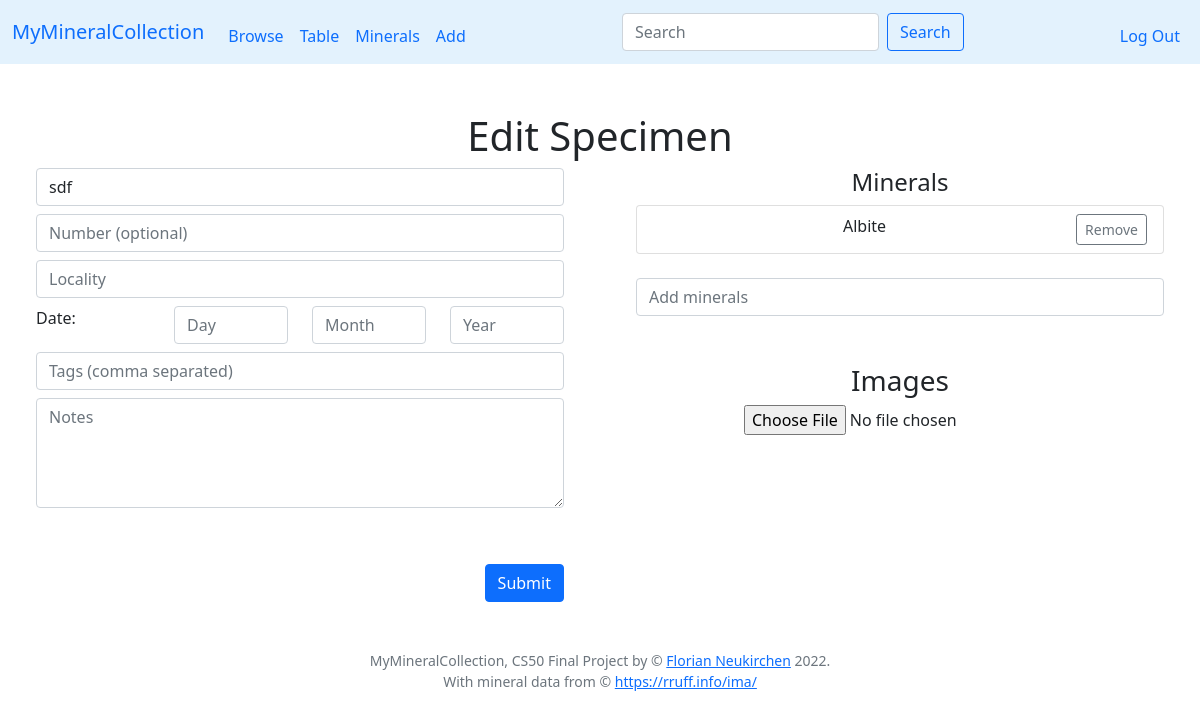
The page /edit?id=24 (signed in) on the database as committed earlier.
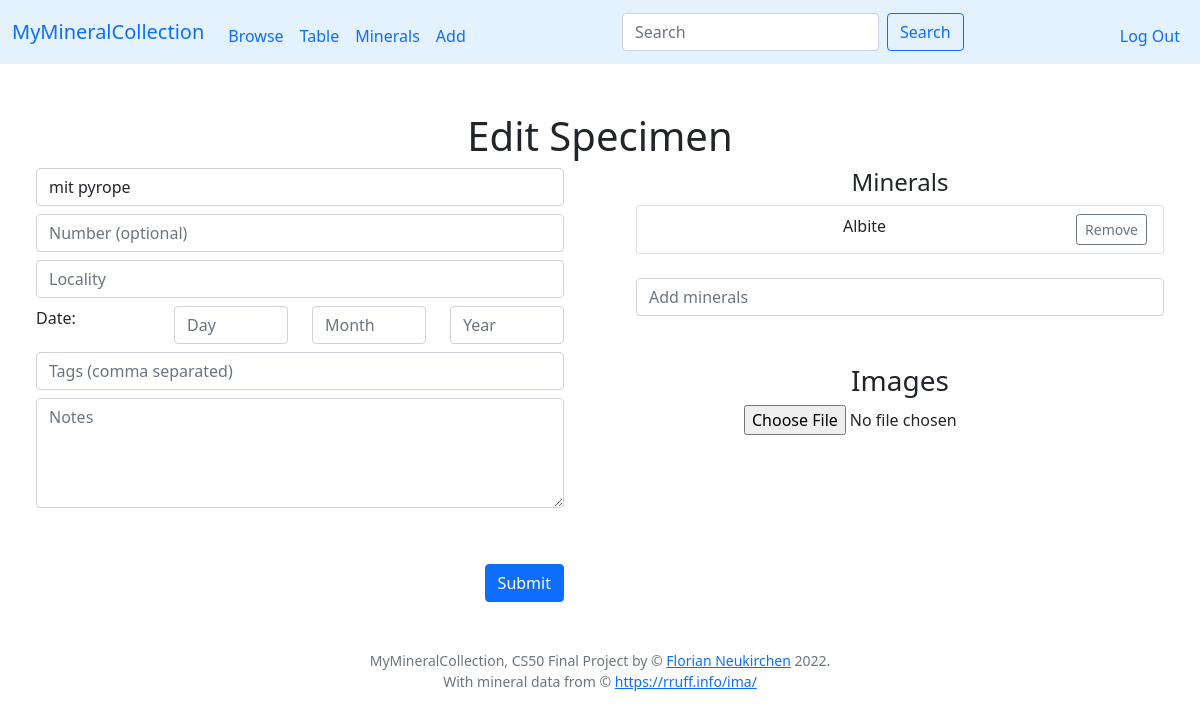
The same page on the database as committed later.
### tables this page shows
CREATE TABLE specimen (id INTEGER PRIMARY KEY AUTOINCREMENT NOT NULL, user_id INTEGER NOT NULL, my_id TEXT, title TEXT, locality TEXT, day INTEGER, month INTEGER, year INTEGER, notes TEXT, thumbnail TEXT);

### app.py (the view)
@app.route("/edit", methods=["GET", "POST"])
@login_required
def editsp():
    if request.method == "POST":
        id = request.form.get("specimen_id")
        title = request.form.get("title")
        number = request.form.get("number")
        locality = request.form.get("locality")
        notes = request.form.get("notes")
        day = request.form.get("day")
        month = request.form.get("month")
        year = request.form.get("year")
        tags = request.form.get("tags").strip(",")
        minerals = request.form.get("minerals").strip(",")
        images = request.form.get("hiddenimages").strip(",")
        thumbnail = None
        try:
            id = int(id)
        except:
            return apology("Invalid ID")
        if not title:
            return apology("Title is required")
        if day in [str(i) for i in range(1, 32)]:
            day = int(day)
        else:
            day = None
        if month in [str(i) for i in range(1, 13)]:
            month = int(month)
        else:
            month = None
        if len(year) == 4 and year.isdigit():
            year = int(year)
        else:
            year = None
        db.execute("UPDATE specimen SET my_id = ?, title = ?, locality = ?, day = ?, month = ?, year = ?, notes = ?, thumbnail = ? WHERE user_id = ? AND id = ?",
                       number, title, locality, day, month, year, notes, thumbnail, session["user_id"], id)
        if minerals:
            minerals = minerals.split(',')
            minerals = set(minerals)
            oldminerals = db.execute("SELECT minerals.name AS name FROM minerals JOIN specmin ON minerals.symbol = specmin.min_symbol WHERE specmin.specimen_id = ?", id)
            oldminerals = [m['name'] for m in oldminerals]
            app.logger.info(str(oldminerals))
            oldminerals = set(oldminerals)
            for min in minerals.difference(oldminerals):
                symbol = db.execute("SELECT symbol FROM minerals WHERE name = ?", min)[0]['symbol']
                db.execute("INSERT INTO specmin (specimen_id, min_symbol) VALUES (?,?)", id, symbol)
            for min in oldminerals.difference(minerals):
                symbol = db.execute("SELECT symbol FROM minerals WHERE name = ?", min)[0]['symbol']
                db.execute("DELETE FROM specmin WHERE specimen_id = ? AND min_symbol = ?", id, symbol)
        if tags:
            tags = tags.split(',')
            for tag in tags:
                tag = re.sub('[^a-zA-Z0-9]', '', tag)
            tags = set(tags)
            oldtags = db.execute("SELECT tags.tag AS tag FROM tags JOIN specimen ON tags.specimen_id = specimen.id WHERE specimen.id = ?", id)
            oldtags = [t['tag'] for t in oldtags]
            oldtags = set(oldtags)
            for tag in tags.difference(oldtags):
                db.execute ("INSERT INTO tags (specimen_id, tag) VALUES (?,?)", id, tag)
            for tag in oldtags.difference(tags):
                db.execute("DELETE FROM tags WHERE specimen_id = ? AND tag = ?", id, tag)
        if images:
            images = images.split(',')
            oldimages = db.execute("SELECT file FROM images JOIN specimen ON images.specimen_id = specimen.id WHERE specimen.id = ?", id)
            oldimages = [img['file'] for img in oldimages]
            images = set(images)
            oldimages = set(oldimages)
            for img in images.difference(oldimages):
                if os.path.exists(os.path.join(app.config['UPLOAD_FOLDER'], str(session["user_id"]), img)):
                    db.execute ("INSERT INTO images (specimen_id, file) VALUES (?,?)", id, img)
                else:
                    app.logger.info('file does not exists ' + img)
            for img in oldimages.difference(images):
                foldername = os.path.join(app.config['UPLOAD_FOLDER'], str(session["user_id"]))
                thumbfoldername = os.path.join(app.config['UPLOAD_FOLDER'], str(session["user_id"]), 'thumb')
                path = os.path.join(foldername, img)
                app.logger.info(str(path))
                if os.path.exists(path):
                    app.logger.info("exists")
                    try:
                        os.remove(path)
                    except:
                        app.logger.info("Error: could not delete image file")
                path = os.path.join(thumbfoldername, img)
                if os.path.exists(path):
                    try:
                        os.remove(path)
                    except:
                        app.logger.info("Error: could not delete image file")
                db.execute ("DELETE FROM images WHERE specimen_id = ? AND file = ?", id, img)
        return redirect("/table")
    else:
        id = request.args.get("id")
        if not id:
            return apology("No ID")
        rows = db.execute("SELECT * FROM specimen WHERE user_id = ? AND id = ?", session["user_id"], id)
        if len(rows) != 1:
            return apology("Invalid specimen ID")
        row = rows[0]
        row['minerals'] = db.execute("SELECT minerals.name AS name FROM minerals JOIN specmin ON minerals.symbol = specmin.min_symbol WHERE specmin.specimen_id = ?", id)
        row['tags'] = db.execute("SELECT tags.tag AS tag FROM tags JOIN specimen ON tags.specimen_id = specimen.id WHERE specimen.id = ?", row['id'])
        row['images'] = db.execute("SELECT file FROM images JOIN specimen ON images.specimen_id = specimen.id WHERE specimen.id = ?", row['id'])
        return render_template("add.html", row=row, id=id)

### app.py (called while the page is built)
@app.after_request
def after_request(response):
    response.headers["Cache-Control"] = "no-cache, no-store, must-revalidate"
    response.headers["Expires"] = 0
    response.headers["Pragma"] = "no-cache"
    return response

### helpers.py (called while the page is built)
def login_required(f):
    @wraps(f)
    def decorated_function(*args, **kwargs):
        if session.get("user_id") is None:
            return redirect("/login")
        return f(*args, **kwargs)
    return decorated_function

### templates/add.html (shortened to what this page needs)
{% extends "layout.html" %}
{% block main %}
<h1>{% if id %}Edit{% else %}Add{% endif %} Specimen</h1>
<div class="row">
  <div class="col">
    <div class="container-lg">
      <div class="form-group text-end form-horizontal">
        <form action={% if id %}"/edit"{% else %}"add"{% endif %} method="post">
            <input class="form-control mb-2" id="title" name="title" placeholder="Title" type="text" {% if id and row['title'] %}value="{{ row['title'] }}"{% endif %} required>
            <input autofocus class="form-control mb-2" id="number" name="number" placeholder="Number (optional)" type="text" {% if id and row['my_id'] %}value="{{ row['my_id'] }}"{% endif %}>
            <input class="form-control mb-2" id="locality" name="locality" placeholder="Locality" type="text" {% if id and row['locality'] %}value="{{ row['locality'] }}"{% endif %}>
            <div class="row mb-2">
              <div class="col text-start">Date:</div>
              <div class="col">
                <input class="form-control" id="day" name="day" placeholder="Day" type="text" {% if id and row['day'] %}value="{{ row['day'] }}"{% endif %}>
              </div>
              <div class="col">
              <input class="form-control" id="month" name="month" placeholder="Month" type="text" {% if id and row['month'] %}value="{{ row['month'] }}"{% endif %}>
              </div>
              <div class="col">
              <input class="form-control" id="year" name="year" placeholder="Year" type="text" {% if id and row['year'] %}value="{{ row['year'] }}"{% endif %}>
              </div>
            </div>
            <input class="form-control mb-2" id="tags" name="tags" placeholder="Tags (comma separated)" type="text" {% if id and row['tags'] %}value="{% for tag in row['tags'] %}{{ tag['tag'] }},{% endfor %}"{% endif %}>
            <textarea class="form-control mb-2" id="notes" name="notes" placeholder="Notes" rows="4">{% if id and row['notes'] %}{{ row['notes'] }}{% endif %}</textarea>
            <button class="btn btn-primary mt-5" type="submit">{% if id %}Submit{% else %}Add{% endif %}</button>
        </form>
      </div>
    </div>
  </div>
  <div class="col">
    <div class="container-md">
      <h4>Minerals</h4>
      <div class="mb-4" id="listholder">
        <ul id="ulminerals" class="list-group">
        </ul>
      </div>
      <div>
            <input type="text" id="mininput" name="minerals" class="form-control mb-4" autocomplete="off" placeholder="Add minerals">
      </div>
    </div>
    <div class="container-md">
        <h3>Images</h3>
        <div id="uploadfile">
        </div>
    </div>
  </div>
</div>
{% endblock %}

Rows that differ between the two databases and show on the page:
changed specimen: title "sdf" → "mit pyrope"
